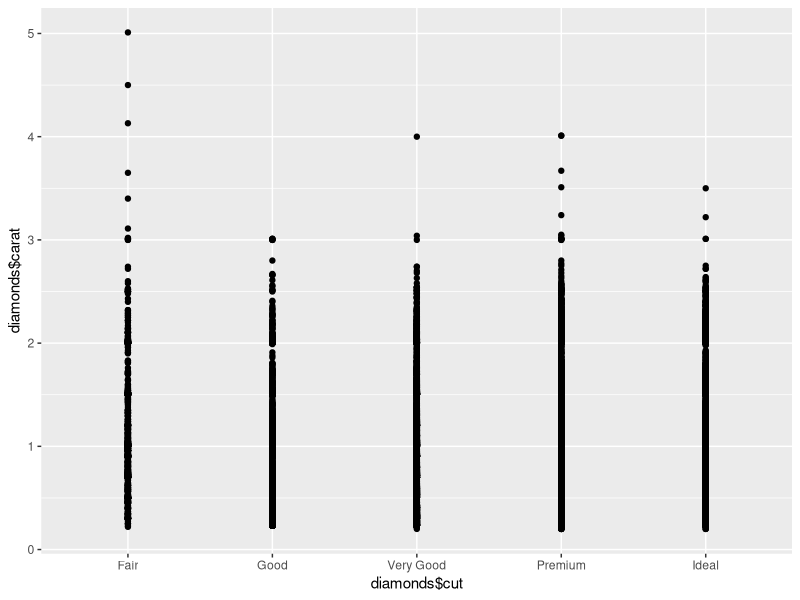
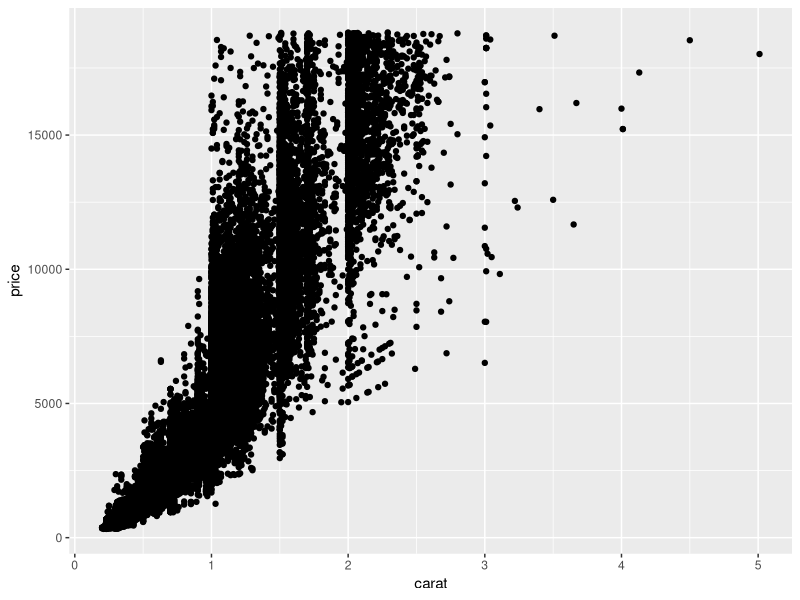
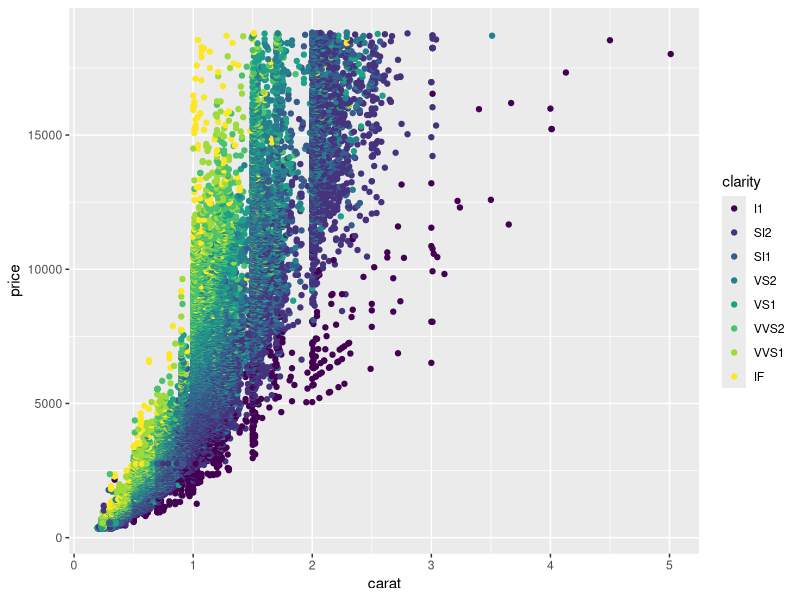
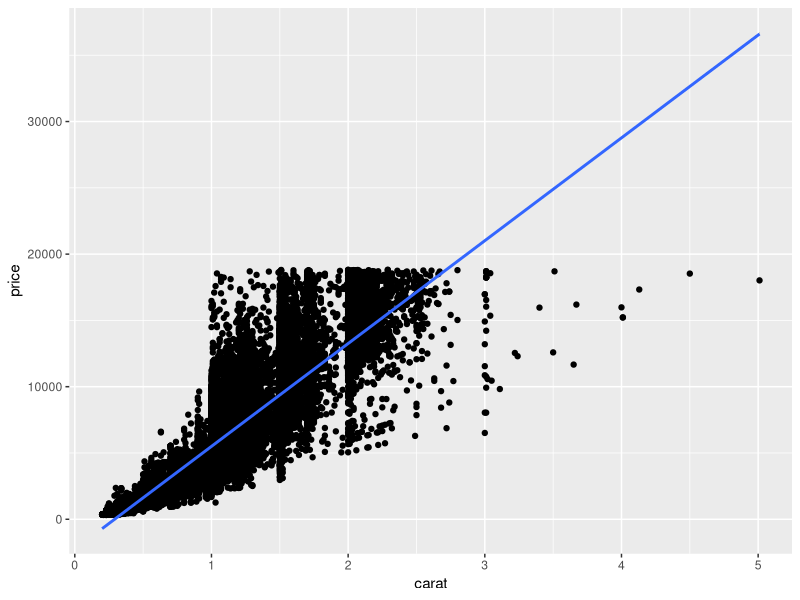
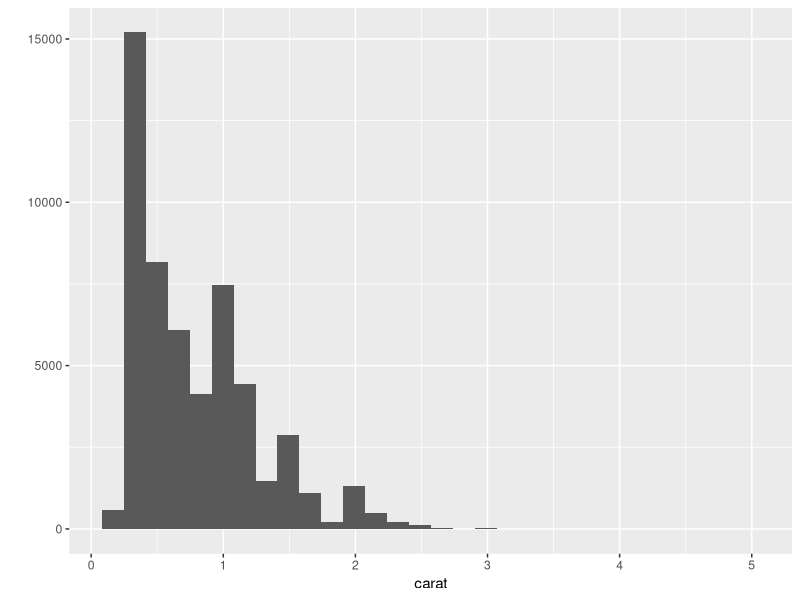
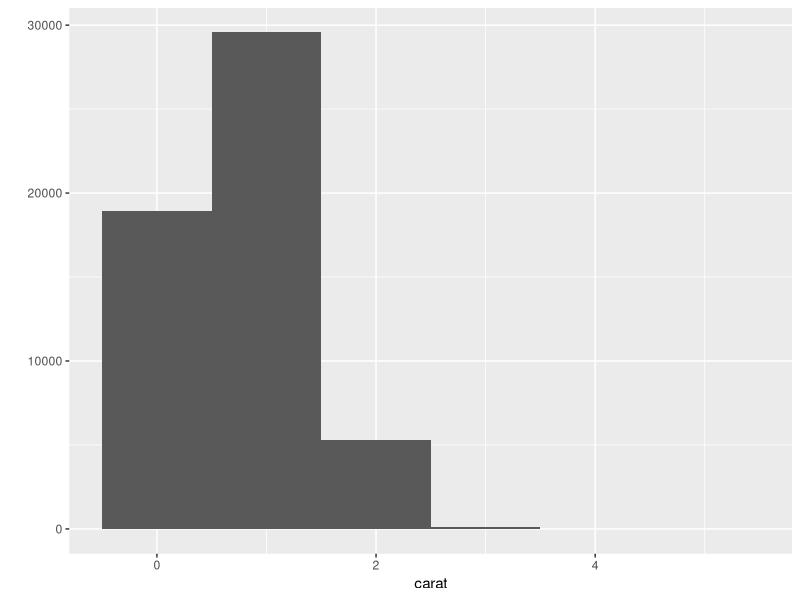
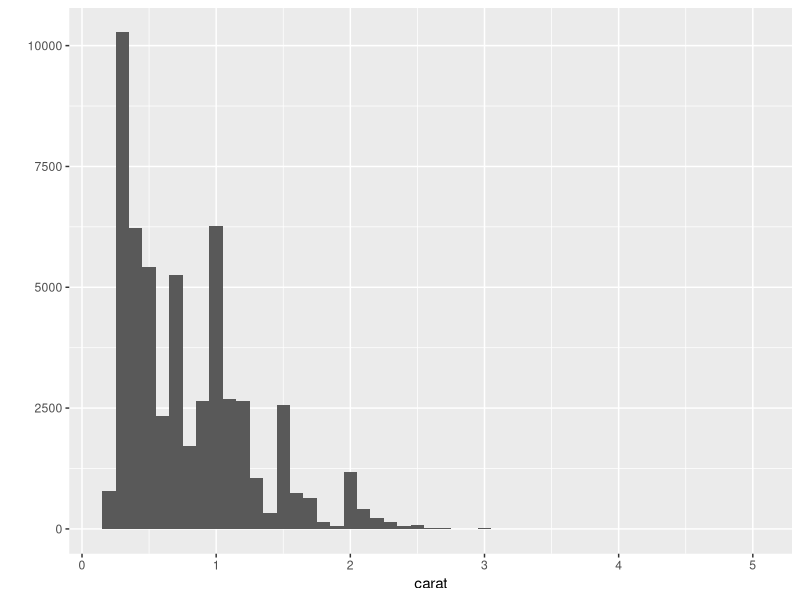
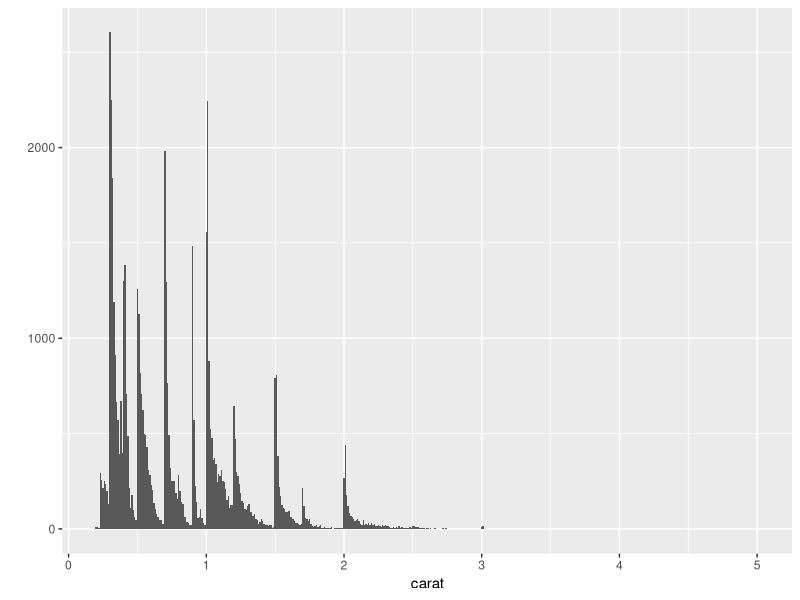

Write R code to recreate these figures, in order. (Note: this script raises an error after producing the figures.)
# install.packages("ggplot2")
library(ggplot2)
# http://had.co.nz/ggplot2

# qplot examples -------------------------------------------------------------

qplot(diamonds$cut, diamonds$carat)
qplot(carat, price, data = diamonds)
qplot(carat, price, data = diamonds, colour=clarity)
qplot(carat, price, data = diamonds, geom=c("point", "smooth"), method=lm)

qplot(carat, data = diamonds,
  geom="histogram")
qplot(carat, data = diamonds,
  geom="histogram", binwidth = 1)
qplot(carat, data = diamonds,
  geom="histogram", binwidth = 0.1)
qplot(carat, data = diamonds,
  geom="histogram", binwidth = 0.01)

# using ggplot() -------------------------------------------------------------
d <- ggplot(diamonds, aes(x=carat, y=price))
d + geom_point()
d + geom_point(aes(colour = carat))
d + geom_point(aes(colour = carat)) + scale_colour_brewer()

ggplot(diamonds) + geom_histogram(aes(x=price))

# Separation of statistcs and geometric elements -----------------------------

p <- ggplot(diamonds, aes(x=price))

p + geom_histogram()
p + stat_bin(geom="area")
p + stat_bin(geom="point")
p + stat_bin(geom="line")

p + geom_histogram(aes(fill = clarity))
p + geom_histogram(aes(y = ..density..))

# Setting vs mapping ---------------------------------------------------------
p <- ggplot(diamonds, aes(x=carat,y=price))

# What will this do?
p + geom_point(aes(colour = "green"))
p + geom_point(colour = "green")
p + geom_point(colour = colour)

